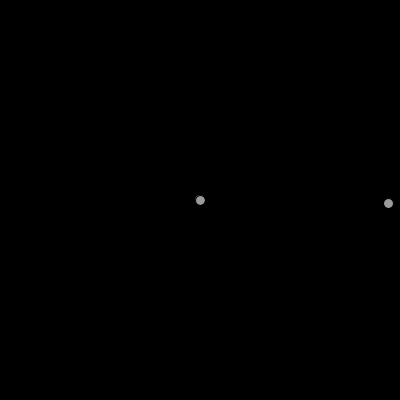
Frame 1 (no input)
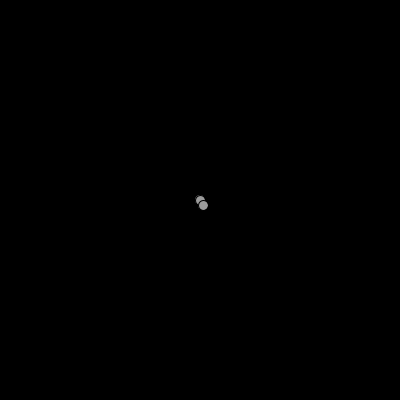
Frame 60 (the mouse pressed at the canvas centre just before this capture)
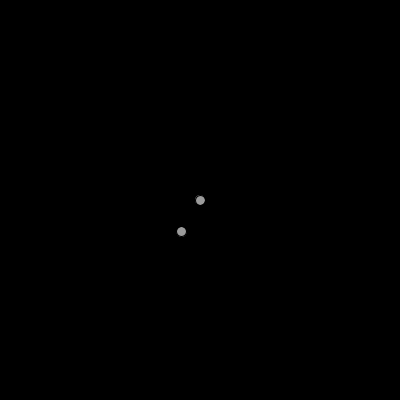
Frame 120 (the mouse held since frame 60 and released just before this capture)

The Processing sketch that drew these frames (run headless with seeded random() and noise(); from frame 60 on, the mouse is pressed at the canvas centre):

// Processing sketch: processing_55920
// ── processing_55920.pde

float angle,distance;

int originX, originY;
int ballSize = 10;

void setup(){
  size(400,400);
  angle = 0;
  originX = width/2;
  originY = height/2;
  distance = width/2;
}

void draw(){
  background(0);
  angle++;
  distance/=(1.06);
  if(angle > 360) angle -= 360;
  if(distance < 1) distance = width/2;
  drawBall( originX, originY );
  drawBall( originX +cos(radians(angle))*distance, originY+ sin(radians(angle))*distance );
  //println( distance );
}


void drawBall( float posx, float posy ) {
  ellipseMode(CENTER);
  fill( 155 );
  ellipse( posx, posy , ballSize, ballSize );
}
